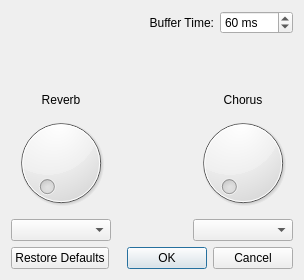
<?xml version="1.0" encoding="UTF-8"?>
<ui version="4.0">
 <class>SonivoxSettingsDialog</class>
 <widget class="QDialog" name="SonivoxSettingsDialog">
  <property name="geometry">
   <rect>
    <x>0</x>
    <y>0</y>
    <width>304</width>
    <height>280</height>
   </rect>
  </property>
  <property name="windowTitle">
   <string>Sonivox EAS Synth</string>
  </property>
  <property name="windowIcon">
   <iconset>
    <normaloff>:/icon.png</normaloff>:/icon.png</iconset>
  </property>
  <layout class="QGridLayout" name="gridLayout_2">
   <item row="0" column="0">
    <layout class="QGridLayout" name="gridLayout">
     <item row="2" column="2">
      <widget class="QLabel" name="lblChorus">
       <property name="text">
        <string>Chorus</string>
       </property>
       <property name="alignment">
        <set>Qt::AlignCenter</set>
       </property>
      </widget>
     </item>
     <item row="1" column="1">
      <spacer name="verticalSpacer">
       <property name="orientation">
        <enum>Qt::Vertical</enum>
       </property>
       <property name="sizeHint" stdset="0">
        <size>
         <width>20</width>
         <height>8</height>
        </size>
       </property>
      </spacer>
     </item>
     <item row="3" column="2">
      <widget class="QDial" name="dial_Chorus">
       <property name="maximum">
        <number>32765</number>
       </property>
      </widget>
     </item>
     <item row="2" column="0">
      <widget class="QLabel" name="lblReverb">
       <property name="text">
        <string>Reverb</string>
       </property>
       <property name="alignment">
        <set>Qt::AlignCenter</set>
       </property>
      </widget>
     </item>
     <item row="0" column="0" colspan="3">
      <layout class="QHBoxLayout" name="horizontalLayout_2">
       <item>
        <widget class="QLabel" name="lblBufferTime">
         <property name="sizePolicy">
          <sizepolicy hsizetype="Expanding" vsizetype="Minimum">
           <horstretch>0</horstretch>
           <verstretch>0</verstretch>
          </sizepolicy>
         </property>
         <property name="text">
          <string>Buffer Time:</string>
         </property>
         <property name="alignment">
          <set>Qt::AlignRight|Qt::AlignTrailing|Qt::AlignVCenter</set>
         </property>
        </widget>
       </item>
       <item>
        <widget class="QSpinBox" name="spnTime">
         <property name="suffix">
          <string> ms</string>
         </property>
         <property name="minimum">
          <number>1</number>
         </property>
         <property name="maximum">
          <number>9999</number>
         </property>
         <property name="value">
          <number>60</number>
         </property>
        </widget>
       </item>
      </layout>
     </item>
     <item row="4" column="0">
      <widget class="QComboBox" name="combo_Reverb"/>
     </item>
     <item row="4" column="2">
      <widget class="QComboBox" name="combo_Chorus"/>
     </item>
     <item row="3" column="0">
      <widget class="QDial" name="dial_Reverb">
       <property name="maximum">
        <number>32765</number>
       </property>
      </widget>
     </item>
    </layout>
   </item>
   <item row="1" column="0">
    <widget class="QDialogButtonBox" name="buttonBox">
     <property name="orientation">
      <enum>Qt::Horizontal</enum>
     </property>
     <property name="standardButtons">
      <set>QDialogButtonBox::Cancel|QDialogButtonBox::Ok|QDialogButtonBox::RestoreDefaults</set>
     </property>
    </widget>
   </item>
  </layout>
 </widget>
 <layoutdefault spacing="6" margin="11"/>
 <tabstops>
  <tabstop>spnTime</tabstop>
  <tabstop>dial_Reverb</tabstop>
  <tabstop>dial_Chorus</tabstop>
  <tabstop>combo_Reverb</tabstop>
  <tabstop>combo_Chorus</tabstop>
 </tabstops>
 <resources/>
 <connections>
  <connection>
   <sender>buttonBox</sender>
   <signal>accepted()</signal>
   <receiver>SonivoxSettingsDialog</receiver>
   <slot>accept()</slot>
   <hints>
    <hint type="sourcelabel">
     <x>145</x>
     <y>260</y>
    </hint>
    <hint type="destinationlabel">
     <x>148</x>
     <y>288</y>
    </hint>
   </hints>
  </connection>
  <connection>
   <sender>buttonBox</sender>
   <signal>rejected()</signal>
   <receiver>SonivoxSettingsDialog</receiver>
   <slot>reject()</slot>
   <hints>
    <hint type="sourcelabel">
     <x>239</x>
     <y>260</y>
    </hint>
    <hint type="destinationlabel">
     <x>251</x>
     <y>289</y>
    </hint>
   </hints>
  </connection>
 </connections>
</ui>
